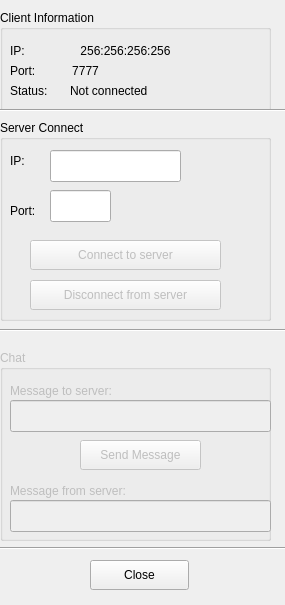
<?xml version="1.0" encoding="UTF-8"?>
<ui version="4.0">
 <class>ClientDialog</class>
 <widget class="QDialog" name="ClientDialog">
  <property name="geometry">
   <rect>
    <x>0</x>
    <y>0</y>
    <width>285</width>
    <height>605</height>
   </rect>
  </property>
  <property name="windowTitle">
   <string>Client x</string>
  </property>
  <widget class="QGroupBox" name="groupBox">
   <property name="enabled">
    <bool>true</bool>
   </property>
   <property name="geometry">
    <rect>
     <x>0</x>
     <y>10</y>
     <width>271</width>
     <height>101</height>
    </rect>
   </property>
   <property name="title">
    <string>Client Information</string>
   </property>
   <widget class="QLabel" name="label">
    <property name="geometry">
     <rect>
      <x>10</x>
      <y>30</y>
      <width>31</width>
      <height>22</height>
     </rect>
    </property>
    <property name="text">
     <string>IP:</string>
    </property>
   </widget>
   <widget class="QLabel" name="lbl_client_ip">
    <property name="geometry">
     <rect>
      <x>60</x>
      <y>30</y>
      <width>131</width>
      <height>22</height>
     </rect>
    </property>
    <property name="text">
     <string>256:256:256:256</string>
    </property>
    <property name="alignment">
     <set>Qt::AlignCenter</set>
    </property>
   </widget>
   <widget class="QLabel" name="label_2">
    <property name="geometry">
     <rect>
      <x>10</x>
      <y>50</y>
      <width>41</width>
      <height>22</height>
     </rect>
    </property>
    <property name="text">
     <string>Port:</string>
    </property>
   </widget>
   <widget class="QLabel" name="lbl_client_port">
    <property name="geometry">
     <rect>
      <x>60</x>
      <y>50</y>
      <width>51</width>
      <height>22</height>
     </rect>
    </property>
    <property name="text">
     <string>7777</string>
    </property>
    <property name="alignment">
     <set>Qt::AlignCenter</set>
    </property>
   </widget>
   <widget class="QLabel" name="label_3">
    <property name="geometry">
     <rect>
      <x>10</x>
      <y>70</y>
      <width>61</width>
      <height>22</height>
     </rect>
    </property>
    <property name="text">
     <string>Status:</string>
    </property>
   </widget>
   <widget class="QLabel" name="lbl_status">
    <property name="geometry">
     <rect>
      <x>70</x>
      <y>70</y>
      <width>121</width>
      <height>22</height>
     </rect>
    </property>
    <property name="text">
     <string>Not connected</string>
    </property>
   </widget>
  </widget>
  <widget class="QGroupBox" name="gBx_chat">
   <property name="enabled">
    <bool>false</bool>
   </property>
   <property name="geometry">
    <rect>
     <x>0</x>
     <y>350</y>
     <width>271</width>
     <height>191</height>
    </rect>
   </property>
   <property name="title">
    <string>Chat</string>
   </property>
   <widget class="QLabel" name="label_4">
    <property name="geometry">
     <rect>
      <x>10</x>
      <y>30</y>
      <width>141</width>
      <height>22</height>
     </rect>
    </property>
    <property name="text">
     <string>Message to server:</string>
    </property>
   </widget>
   <widget class="QLineEdit" name="le_msg_to_server">
    <property name="geometry">
     <rect>
      <x>10</x>
      <y>50</y>
      <width>261</width>
      <height>32</height>
     </rect>
    </property>
   </widget>
   <widget class="QPushButton" name="pBtn_send_msg">
    <property name="enabled">
     <bool>false</bool>
    </property>
    <property name="geometry">
     <rect>
      <x>80</x>
      <y>90</y>
      <width>121</width>
      <height>30</height>
     </rect>
    </property>
    <property name="toolTipDuration">
     <number>-3</number>
    </property>
    <property name="text">
     <string>Send Message</string>
    </property>
    <property name="autoDefault">
     <bool>true</bool>
    </property>
   </widget>
   <widget class="QLabel" name="label_5">
    <property name="geometry">
     <rect>
      <x>10</x>
      <y>130</y>
      <width>161</width>
      <height>22</height>
     </rect>
    </property>
    <property name="text">
     <string>Message from server:</string>
    </property>
   </widget>
   <widget class="QLineEdit" name="le_msg_from_server">
    <property name="enabled">
     <bool>false</bool>
    </property>
    <property name="geometry">
     <rect>
      <x>10</x>
      <y>150</y>
      <width>261</width>
      <height>32</height>
     </rect>
    </property>
   </widget>
  </widget>
  <widget class="Line" name="line">
   <property name="geometry">
    <rect>
     <x>0</x>
     <y>320</y>
     <width>291</width>
     <height>20</height>
    </rect>
   </property>
   <property name="orientation">
    <enum>Qt::Horizontal</enum>
   </property>
  </widget>
  <widget class="Line" name="line_2">
   <property name="geometry">
    <rect>
     <x>0</x>
     <y>540</y>
     <width>291</width>
     <height>16</height>
    </rect>
   </property>
   <property name="orientation">
    <enum>Qt::Horizontal</enum>
   </property>
  </widget>
  <widget class="QPushButton" name="pBtn_close">
   <property name="geometry">
    <rect>
     <x>90</x>
     <y>560</y>
     <width>99</width>
     <height>30</height>
    </rect>
   </property>
   <property name="text">
    <string>Close</string>
   </property>
  </widget>
  <widget class="QGroupBox" name="gBx_server_connnect">
   <property name="geometry">
    <rect>
     <x>0</x>
     <y>120</y>
     <width>271</width>
     <height>201</height>
    </rect>
   </property>
   <property name="title">
    <string>Server Connect</string>
   </property>
   <widget class="QLabel" name="label_6">
    <property name="geometry">
     <rect>
      <x>10</x>
      <y>80</y>
      <width>41</width>
      <height>22</height>
     </rect>
    </property>
    <property name="text">
     <string>Port:</string>
    </property>
   </widget>
   <widget class="QLabel" name="label_7">
    <property name="geometry">
     <rect>
      <x>10</x>
      <y>30</y>
      <width>31</width>
      <height>22</height>
     </rect>
    </property>
    <property name="text">
     <string>IP:</string>
    </property>
   </widget>
   <widget class="QLineEdit" name="le_server_ip">
    <property name="geometry">
     <rect>
      <x>50</x>
      <y>30</y>
      <width>131</width>
      <height>32</height>
     </rect>
    </property>
   </widget>
   <widget class="QLineEdit" name="le_server_port">
    <property name="geometry">
     <rect>
      <x>50</x>
      <y>70</y>
      <width>61</width>
      <height>32</height>
     </rect>
    </property>
   </widget>
   <widget class="QPushButton" name="pBtn_connect_to_server">
    <property name="enabled">
     <bool>false</bool>
    </property>
    <property name="geometry">
     <rect>
      <x>30</x>
      <y>120</y>
      <width>191</width>
      <height>30</height>
     </rect>
    </property>
    <property name="text">
     <string>Connect to server</string>
    </property>
   </widget>
   <widget class="QPushButton" name="pBtn_disconnect_from_server">
    <property name="enabled">
     <bool>false</bool>
    </property>
    <property name="geometry">
     <rect>
      <x>30</x>
      <y>160</y>
      <width>191</width>
      <height>30</height>
     </rect>
    </property>
    <property name="text">
     <string>Disconnect from server</string>
    </property>
   </widget>
  </widget>
  <widget class="Line" name="line_3">
   <property name="geometry">
    <rect>
     <x>0</x>
     <y>100</y>
     <width>291</width>
     <height>20</height>
    </rect>
   </property>
   <property name="orientation">
    <enum>Qt::Horizontal</enum>
   </property>
  </widget>
 </widget>
 <resources/>
 <connections/>
</ui>
